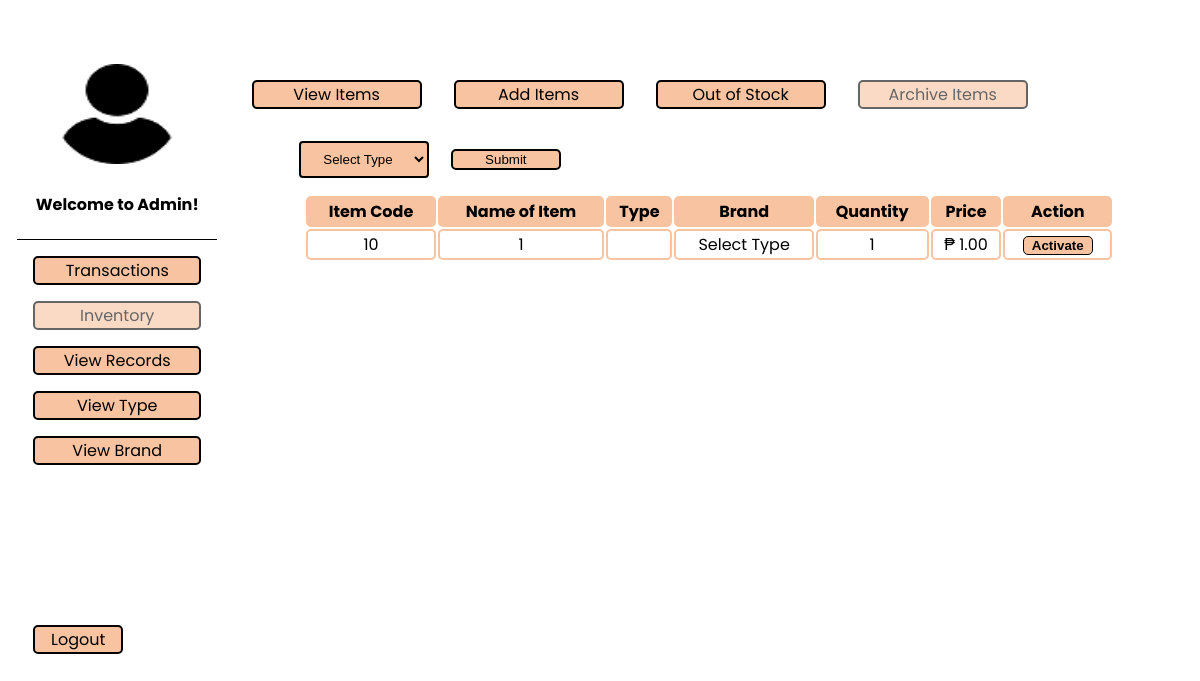
Screenshot of /inventory/archive_items.php (signed in) with the database file from the repository.
### tables this page shows
CREATE TABLE `tbl_inventory` (
  `item_id` int(10) NOT NULL,
  `item_name` varchar(255) NOT NULL,
  `type` varchar(255) NOT NULL,
  `quantity` int(11) NOT NULL,
  `price` int(11) NOT NULL,
  `image` varchar(255) NOT NULL,
  `description` varchar(255) NOT NULL,
  `status` varchar(50) NOT NULL,
  `brand` varchar(255) NOT NULL
);

### inventory/archive_items.php (the view, shortened to what this page needs)
<?php
include "../dbcon.php";
$search = $_GET['type'] ?? '';
$statement = $pdo->prepare('SELECT * FROM tbl_itemtype order by itemtype_id desc');
$statement->execute();
if ($search) {
  $statement = $pdo->prepare('SELECT * FROM tbl_inventory where type like :INAME and quantity != 0 and status = "archive" order by item_id desc');
  $statement->bindValue(':INAME', "%$search%");
} else {
  $statement = $pdo->prepare('SELECT * FROM tbl_inventory where quantity != 0 and status = "archive" order by item_id desc');
}
$statement->execute();
$row = $statement->fetchAll(PDO::FETCH_ASSOC);
?>
<!DOCTYPE html>
<html lang="en">
  <head>
    <link rel="stylesheet" href="../css/index.css" />
  </head>
  <body>
    <div class="admin-main">
      <div class="admin-image">
        <img
          src="../images/logoo.png"
          alt="admin logo"
          width="120"
          height="100"
        />
        <?php if ($_SESSION["Roles"] == 'admin'): ?>
          <h4>Welcome to Admin!</h4>
        <?php else: ?>
          <h4>Welcome to Cashier!</h4>
        <?php endif;?>
      </div>
      <ul>
        <li><a href="../order/order.php">Transactions</a></li>
        <li class="disabled" ><a href="inventory.php">Inventory</a></li>
        <li><a href="../view_orders/viewitem.php">View Records</a></li>
        <?php if ($_SESSION["Roles"] == 'admin'): ?>
        <li><a href="../add_type/type.php">View Type</a></li>
        <li><a href="../add_brand/brand.php">View Brand</a></li>
        <?php endif;?>
        <li class="logout"><a href="../logout.php">Logout</a></li>
      </ul>
    </div>
    <div class="admin-contents">
      <div class="navbar">
        <li><a href="inventory.php">View Items</a></li>
        <?php if ($_SESSION["Roles"] == 'admin'): ?>
        <li><a href="add_inventory.php">Add Items</a></li>
        <?php endif;?>
        <li><a href="out_stock.php">Out of Stock</a></li>
        <li class="disabled"><a href="archive_items.php">Archive Items</a></li>
      </div>
      <div class="admin-tables">
        <div class="admin-select">
          <form method="get" action="">
          <select name="type">
            <option selected value="">Select Type</option>
            </select>
            <input type="submit" value="Submit" />
          </form>
        </div>
        <table class="inventory">
        <tr>
            <th>Item Code</th>
            <th>Name of Item</th>
            <th>Type</th>
            <th>Brand</th>
            <th>Quantity</th>
            <th>Price</th>
            <th>Action</th>
        </tr>
          <?php foreach ($row as $i => $item):?>
        <tr>
			<td><?php echo $item['item_id']; ?></td>
			<td><?php echo $item['item_name']; ?></td>
			<td><?php echo $item['type']; ?></td>
			<td><?php echo $item['brand']; ?></td>
			<td><?php echo $item['quantity']; ?></td>
			<td>₱ <?php echo number_format($item['price'],  2, '.', ','); ?></td>
			<td>
        <form method="POST" action="activate_inventory.php">
         <button type="submit">Activate</button>
        </form>
      </td>
      </tr>
        <?php endforeach;?>
        </table>
      </div>
    </div>
  </body>
</html>

### css/index.css (style rules this page uses)
* { box-sizing: border-box; }
body { box-sizing: border-box; margin: 0.5rem; margin-top: 4rem; font-family: 'Poppins', sans-serif; display: flex; justify-content: space-around; }
.disabled { pointer-events:none; opacity: 0.6; }
.admin-main ul { list-style-type: none; margin: 0; padding: 0; width: 200px; }
.admin-main li a { display: block; color: #000; text-decoration: none; }
.admin-main li { text-align: center; margin: 1rem; border: 2px solid black; border-radius: 5px; background-color: rgb(248, 195, 160); }
.admin-main .admin-image { width: 200px; text-align: center; border-bottom: 1px solid black; }
.admin-main .logout { margin-top: 10rem; width: 90px; }
.admin-contents { width: 80%; }
.admin-contents li a { display: block; color: #000; text-decoration: none; }
.admin-contents li { width: 170px; list-style-type: none; text-align: center; margin: 1rem; border: 2px solid black; border-radius: 5px; background-color: rgb(248, 195, 160); }
.admin-contents .navbar { display: flex; justify-content: flex-start; }
.admin-tables { width: 90%; margin: auto; }
.admin-tables button { width: 70px; border: 1px solid black; border-radius: 5px; background-color: rgb(248, 195, 160); font-weight: bold; }
.admin-select input { width: 110px; list-style-type: none; text-align: center; margin: 0.1rem; border: 2px solid black; border-radius: 5px; background-color: rgb(248, 195, 160); }
.admin-select select { width: 130px; text-align: center; margin: 1rem; padding: 8px; border: 2px solid black; border-radius: 4px; background-color: rgb(248, 195, 160); }
.inventory { width: 95%; margin: auto; text-align: center; }
.inventory th, td { border-collapse: separate; border: 2px solid rgb(248, 195, 160); border-radius: 5px; text-align: center; }
.inventory th { background-color: rgb(248, 195, 160); color: black; }

### rows the page displays
tbl_inventory: item_id "10", item_name "1", brand "Select Type", quantity "1", price "1.00"
